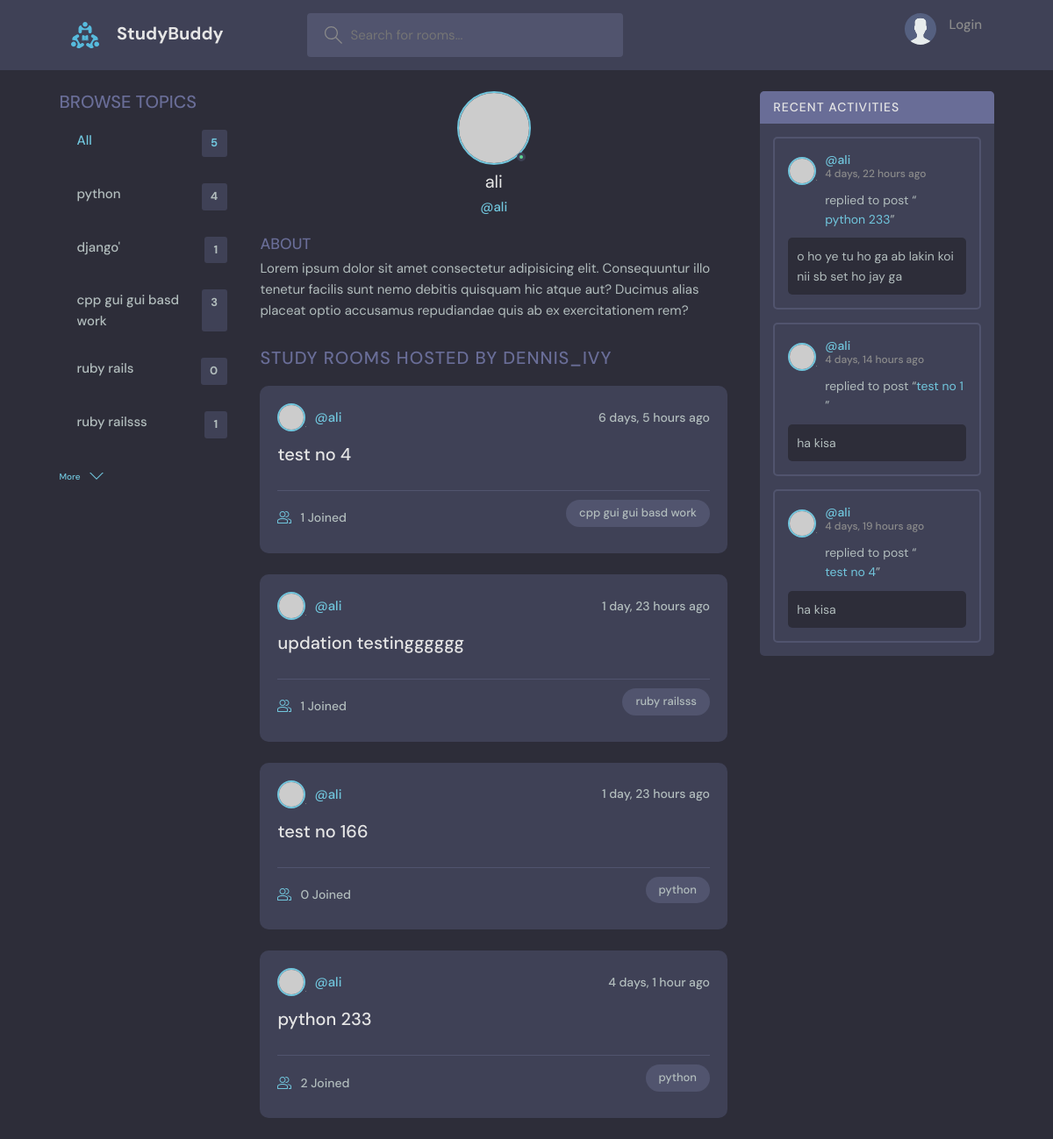
/user-profile/3/, run on the app's committed database.
### base/models.py (models this page shows, shortened)
class Topic(models.Model):
    name = models.CharField(max_length=200)

class Room(models.Model):
    host = models.ForeignKey(User,on_delete=models.SET_NULL,null=True)
    topic = models.ForeignKey(Topic,on_delete=models.SET_NULL,null=True)
    name = models.CharField(max_length=200)
    description = models.TextField(null=True,blank=True)
    participants = models.ManyToManyField(User,related_name='participants',blank=True)
    updated = models.DateTimeField(auto_now=True)
    created = models.DateTimeField(auto_now_add = True)
    class Meta:
        ordering = ['-updated','-created']
    def __str__(self):
        return self.name

class Message(models.Model):
    user = models.ForeignKey(User,on_delete=models.CASCADE)
    room = models.ForeignKey(Room,on_delete=models.CASCADE)
    body = models.TextField()
    updated = models.DateTimeField(auto_now=True)
    created = models.DateTimeField(auto_now_add=True)
    class Meta:
        ordering = ['-updated','-created']

### base/views.py (the view)
# urls.py: path('user-profile/<str:pk>/', views.userprofile, name="user-profile"),
def userprofile(request,pk):
    user = User.objects.get(id=pk)
    rooms = user.room_set.all()
    room_messages = user.message_set.all()
    topics = Topic.objects.all()
    context = {'user':user,'rooms':rooms,
               'topics':topics,'room_messages':room_messages}
    return render(request,'profile.html',context)

### templates/profile.html (shortened to what this page needs)
{% extends 'base.html' %}
 {% block room %}
  <main class="profile-page layout layout--3">
    <div class="container">
      {% include 'topics_components.html' %}
      <div class="roomList">
        <div class="profile">
          <div class="profile__avatar">
            <div class="avatar avatar--large active">
              <img src="https://randomuser.me/api/portraits/men/11.jpg" />
            </div>
          </div>
          <div class="profile__info">
            <h3>{{user.username}}</h3>
            <p>@{{user.username}}</p>
          </div>
          <div class="profile__about">
            <h3>About</h3>
            <p>
              Lorem ipsum dolor sit amet consectetur adipisicing elit. Consequuntur illo tenetur
              facilis sunt nemo debitis quisquam hic atque aut? Ducimus alias placeat optio
              accusamus repudiandae quis ab ex exercitationem rem?
            </p>
          </div>
        </div>
        <div class="roomList__header">
          <div>
            <h2>Study Rooms Hosted by dennis_ivy</a>
            </h2>
          </div>
        </div>
        {% include 'feed_components.html' %}
      </div>
      {% include 'activity_components.html' %}
    </div>
  </main>
{% endblock room %}

### templates/base.html (shortened to what this page needs)
<!DOCTYPE html>
{% load static %}
<html lang="en">
  <head>
    <link href="https://cdn.jsdelivr.net/npm/bootstrap@5.3.3/dist/css/bootstrap.min.css" rel="stylesheet">
    <link href="https://cdn.jsdelivr.net/npm/bootstrap@5.3.3/dist/css/bootstrap.min.css" rel="stylesheet">
    <link rel="stylesheet" href="{% static 'styles/style.css' %}" />
  </head>
  <body>
  {% include 'navbar.html' %}
    {% block room %}
    {% endblock room %}
  </body>
</html>

### templates/navbar.html (shortened to what this page needs)
{% load static %}
<header class="header header--loggedIn">
      <div class="container">
        <a href="{% url 'home' %}" class="header__logo">
          <img src="{% static 'images/logo.svg' %}" />
          <h1>StudyBuddy</h1>
        </a>
        <form class="header__search" method="GET" action="{% url 'home' %}">
          <label>
            <input name="q" placeholder="Search for rooms..." />
          </label>
        </form>
        <nav class="header__menu">
          {% if request.user.is_authenticated %}
          <div class="header__user">
            <a href="{% url 'update-user' %}">
              <div class="avatar avatar--medium active">
                <img src="https://randomuser.me/api/portraits/men/37.jpg" />
              </div>
              <p>{{request.user.username}} <span>@{{request.user.username}}</span></p>
            </a>
            <button class="dropdown-button">
              <svg version="1.1" xmlns="http://www.w3.org/2000/svg" width="32" height="32" viewBox="0 0 32 32">
                <title>chevron-down</title>
                <path d="M16 21l-13-13h-3l16 16 16-16h-3l-13 13z"></path>
              </svg>
            </button>
          </div>
          {% else %}
          <a href="{% url 'login' %}">
            <img src="{% static 'images/avatar.svg' %}" />
            <p>Login</p>
          </a>
          {% endif %}
        </nav>
      </div>
    </header>

### templates/topics_components.html
        <div class="topics">
          <div class="topics__header">
            <h2>Browse Topics</h2>
          </div>
          <ul class="topics__list">
            <li>
              <a href="{% url 'home' %}" class="active">All <span>{{ topics.count }}</span></a>
            </li>
              {% for topic in topics %}
            <li>
              <a href="{% url 'home' %}?q={{topic.name}}">{{topic.name}} <span>{{topic.room_set.all.count}}</span></a>
            </li>
               {% endfor %}
          </ul>
          <a class="btn btn--link" href="{% url 'topics' %}">
            More
            <svg version="1.1" xmlns="http://www.w3.org/2000/svg" width="32" height="32" viewBox="0 0 32 32">
              <title>chevron-down</title>
              <path d="M16 21l-13-13h-3l16 16 16-16h-3l-13 13z"></path>
            </svg>
          </a>
        </div>

### templates/feed_components.html (shortened to what this page needs)
{% for room in rooms %}
<div class="roomListRoom">
            <div class="roomListRoom__header">
              <a href="{% url 'user-profile' room.host.id %}" class="roomListRoom__author">
                <div class="avatar avatar--small">
                  <img src="https://randomuser.me/api/portraits/women/11.jpg" />
                </div>
                <span>@{{room.host.username}}</span>
              </a>
              <div class="roomListRoom__actions">
                <span>{{room.created|timesince}} ago</span>
              </div>
            </div>
            <div class="roomListRoom__content">
              <a href="{% url 'room' room.id %}">{{room.name}}</a>
            </div>
            <div class="roomListRoom__meta">
              <a href="{% url 'room' room.id %}" class="roomListRoom__joined">
                {{room.participants.all.count}} Joined
              </a>
              <p class="roomListRoom__topic">{{room.topic.name}}</p>
            </div>
          </div>
{% endfor %}

### templates/activity_components.html (shortened to what this page needs)
<div class="activities">
          <div class="activities__header">
            <h2>Recent Activities</h2>
          </div>
    {% for message in room_messages %}
          <div class="activities__box">
            <div class="activities__boxHeader roomListRoom__header">
              <a href="{% url 'user-profile' message.user.id %}" class="roomListRoom__author">
                <div class="avatar avatar--small">
                  <img src="https://randomuser.me/api/portraits/women/11.jpg" />
                </div>
                <p>
                  @{{message.user}}
                  <span>{{message.created|timesince}} ago</span>
                </p>
              </a>
            </div>
            <div class="activities__boxContent">
              <p>replied to post “<a href="{% url 'room' message.room.id %}">{{message.room}}</a>”</p>
              <div class="activities__boxRoomContent">
                {{message.body}}
              </div>
            </div>
          </div>
     {% endfor %}
</div>

### data on the page
Topic: name "python", room_set.all.count "4"
Topic: name "django'", room_set.all.count "1"
Topic: name "cpp gui gui basd work", room_set.all.count "3"
Topic: name "ruby rails", room_set.all.count "0"
Topic: name "ruby railsss", room_set.all.count "1"
Room: host.username "ali", created "6 days, 5 hours", name "test no 4", participants.all.count "1", topic.name "cpp gui gui basd work"
Room: host.username "ali", created "1 day, 23 hours", name "updation testingggggg", participants.all.count "1", topic.name "ruby railsss"
Room: host.username "ali", created "1 day, 23 hours", name "test no 166", participants.all.count "0", topic.name "python"
Room: host.username "ali", created "4 days, 1 hour", name "python 233", participants.all.count "2", topic.name "python"
Message: user "ali", created "4 days, 22 hours", room "python 233", body "o ho ye tu ho ga ab lakin koi nii sb set ho jay ga"
Message: user "ali", created "4 days, 14 hours", room "test no 1", body "ha kisa"
Message: user "ali", created "4 days, 19 hours", room "test no 4", body "ha kisa"

### other printed values
{{ topics.count }} "5"
{{ user.username }} "ali"
